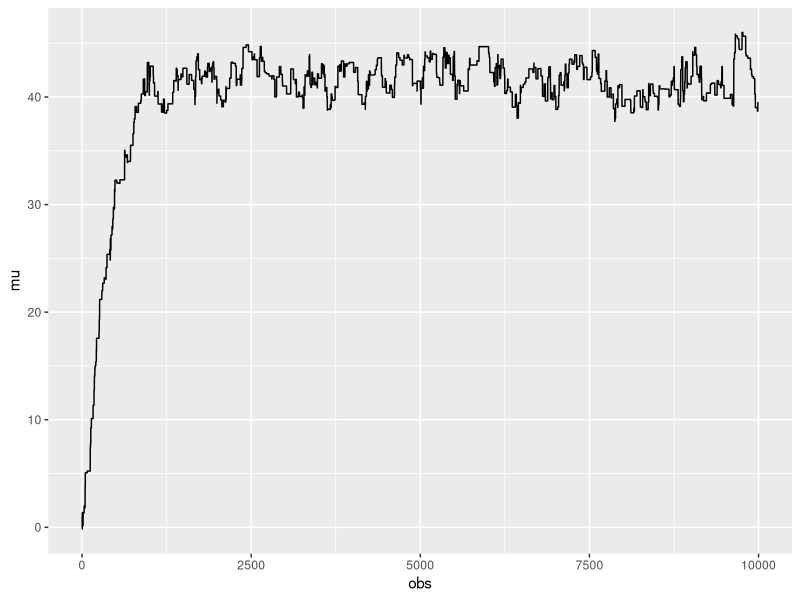
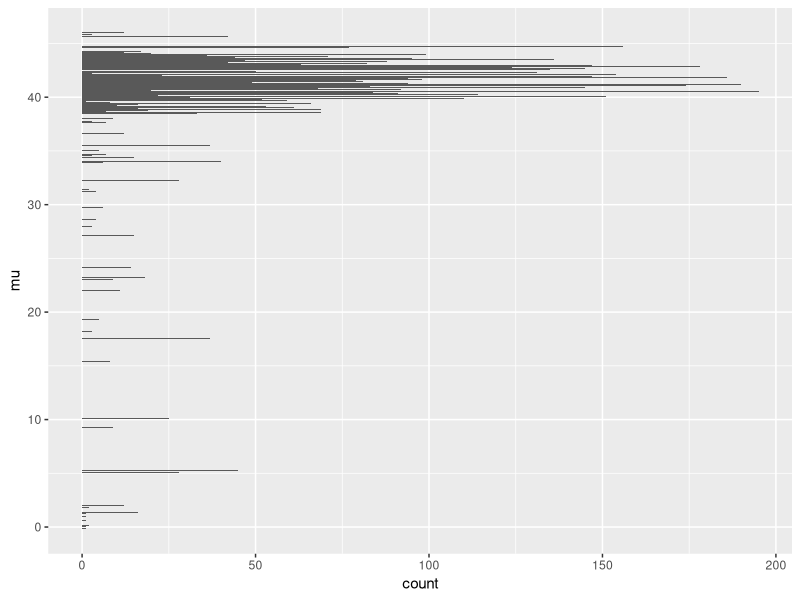

These charts were generated, in order, by the following R code:
## ---- chunk 1
n.obs <- 300
chain.len <- 10^4

x <- rnorm(n.obs,mean=42,sd=6)
## ---- chunk 2

ln_prior <- function(a) {
  # log of prior distribution at the point a=(mu,sigma^2)
  result <- -a[1]^2/2/10^6-a[2]/2+499*log(a[2])
  return(result)
}

ln_conditional <- function(a) {
  # log of conditional distribution at the point a=(mu,sigma^2)
  result <- (-1)*n.obs/2*log(a[2])-sum((x-a[1])^2)/2/a[2]
  return(result)
}


alpha <- function(a,b) {
  # probability density of transition 
  # from state a to state b
  res <- ln_prior(b)+ln_conditional(b)-ln_prior(a)-ln_conditional(a)
  res <- exp(res)
  return(min(c(1,res)))
}
## ---- chunk 3
go_q <- function(a) {
  # y_{1,t} = y_{1,t-1}+e_{1,t}
  # y_{2,t} = y_{2,t-1}*exp(e_{2,t})
  return(c(a[1]+rnorm(1),a[2]*exp(rnorm(1))))
}
## ---- chunk 4
go_p <- function(a) {
  proposal <- go_q(a)
  p.accept <- alpha(a,proposal)

  res <- a
  if (runif(1)<p.accept) res<-proposal

  return(res)
}
## ---- chunk 5
gogogo <- function(a,n.steps=1) {
  res <- data.frame(mu=rep(a[1],times=n.steps),
                    sigma2 =rep(a[2],times=n.steps))
  for (i in 2:n.steps) res[i,] <- go_p(as.numeric(res[i-1,]))
  return(res)
}

## ---- chunk 6
library(ggplot2)
library(gridExtra)
h <- gogogo(c(1,1),chain.len)
h$obs <- 1:chain.len

g1 <- ggplot(h,aes(x=obs,y=mu))+geom_line()
g2 <- ggplot(h,aes(x=mu))+geom_histogram(binwidth=0.05)+coord_flip()
g <- arrangeGrob(g1,g2,nrow=1)
g
